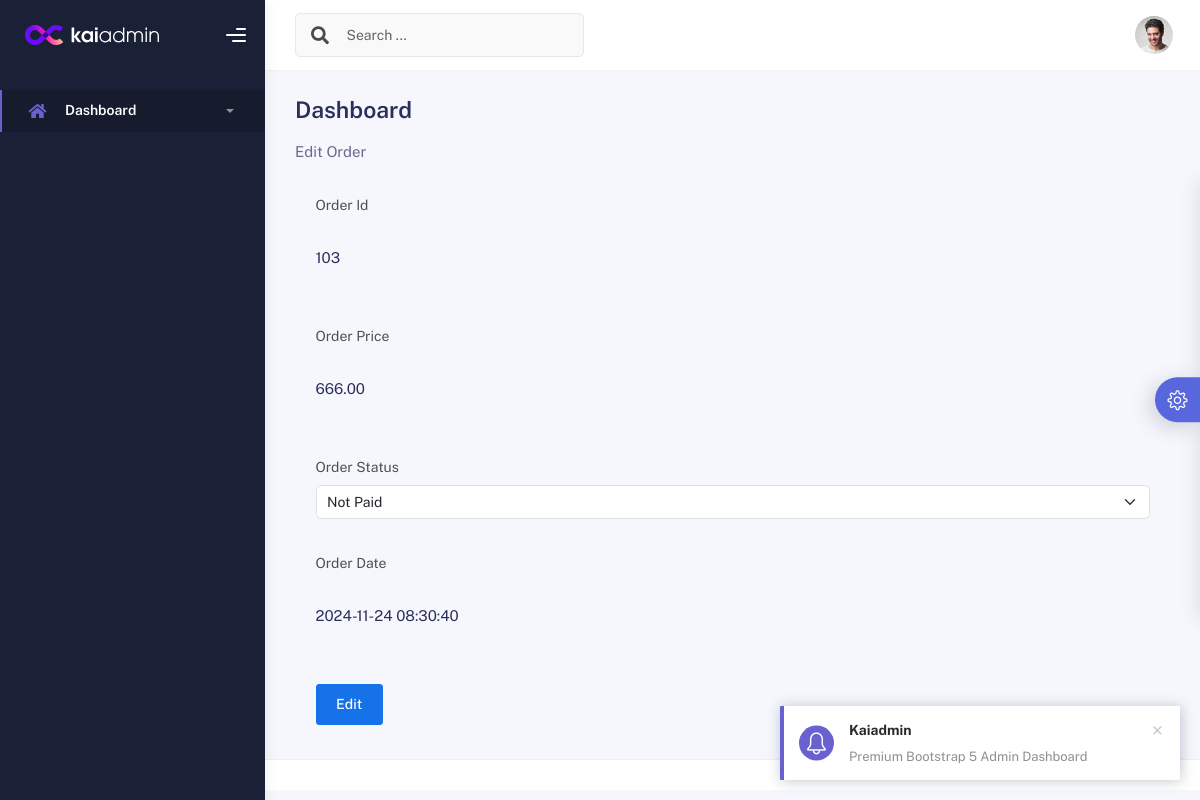
The page /admin/edit_order.php?order_id=103 (signed in) on the database its author committed.
### tables this page shows
CREATE TABLE `orders` (
  `order_id` int(11) NOT NULL,
  `order_cost` decimal(6,2) NOT NULL,
  `order_status` varchar(100) NOT NULL DEFAULT 'on_hold',
  `user_id` int(11) NOT NULL,
  `user_phone` int(11) NOT NULL,
  `user_city` varchar(255) NOT NULL,
  `user_address` varchar(255) NOT NULL,
  `order_date` datetime NOT NULL DEFAULT current_timestamp()
);

### admin/edit_order.php (the view, shortened to what this page needs)
<?php include('header.php'); ?>
<?php
if (isset($_GET['order_id'])) {
    $order_id = $_GET['order_id'];
    $stmt = $conn->prepare("SELECT * FROM orders WHERE order_id = ?");
    $stmt->bind_param('i', $order_id);
    $stmt->execute();
    $order = $stmt->get_result();
} else if(isset($_POST['edit_order'])){
    $order_status = $_POST['order_status'];
    $order_id = $_POST['order_id'];
    $stmt = $conn->prepare("UPDATE orders SET order_status=? WHERE order_id=?");
    $stmt->bind_param('si', $order_status, $order_id);
    if ($stmt->execute()) {
      echo "<script>
              alert('Order has been updated successfully.');
              window.location.href = 'index.php';
            </script>";
      exit;
    } else {
      echo "<script>
              alert('Error occurred, try again.');
              window.location.href = 'index.php';
            </script>";
      exit;
    }
}else{
    header('location: index.php');
    exit;
}
?>
<div class="container">
  <div class="page-inner">
      <h3 class="fw-bold mb-3">Dashboard</h3>
      <h6 class="op-7 mb-2">Edit Order</h6>
      <div class="table-responsive">
          <div class="mx-auto container">
              <form id="edit-order-form" method="POST" action="edit_order.php">
              <?php foreach($order as $r ) { ?>
                 <div class="form-group my-3">
                    <label>Order Id</label>
                    <p class="my-4"><?php echo $r['order_id']; ?></p>
                 </div>
                 <div class="form-group mt-3">
                    <label>Order Price</label>
                    <p class="my-4"><?php echo $r['order_cost']; ?></p>
                 </div>
                 <div class="form-group my-3">
                    <label>Order Status</label>
                    <?php if($r['order_status'] == 'Delivered') { ?>
                        <p class="my-4">Delivered</p>
                        <p style="color: red;">This order has been delivered and cannot be edited.</p>
                    <?php } else { ?>
                        <select class="form-select" required name="order_status">
                            <option value="not paid" <?php echo ($r['order_status'] == 'not paid') ? 'selected' : '';?>>Not Paid</option>
                        </select>
                    <?php } ?>
                 </div>
                 <div class="form-group my-3">
                    <label>Order Date</label>
                    <p class="my-4"><?php echo $r['order_date']; ?></p>
                 </div>
                 <?php if($r['order_status'] != 'Delivered') { ?>
                 <div class="form-group mt-3">
                    <input type="submit" class="btn btn-primary" name="edit_order" value="Edit">
                 </div>
                 <?php } ?>
                    <?php } ?>
              </form>
          </div>
      </div>
  </div>
</div>
        <footer class="footer">
        </footer>
      <div class="custom-template">
        <div class="custom-toggle">
          <i class="icon-settings"></i>
        </div>
      </div>
  </body>
</html>

### admin/assets/css/demo.css (style rules this page uses)
.custom-template { position: fixed; top: 50%; transform: translateY(-50%); right: -325px; width: 325px; height: max-content; display: block; z-index: 1; background: #ffffff; transition: all .3s; z-index: 1003; box-shadow: -1px 1px 20px rgba(69, 65, 78, 0.15); border-top-left-radius: 5px; border-bottom-left-radius: 5px; transition: all .5s; }
.custom-template .custom-toggle { position: absolute; width: 45px; height: 45px; background: #5867dd; top: 50%; left: -45px; transform: translateY(-50%); display: flex; align-items: center; justify-content: center; text-align: center; border-top-left-radius: 30px; border-bottom-left-radius: 30px; cursor: pointer; color: #ffffff; box-shadow: -5px 5px 20px rgba(69, 65, 78, 0.21); }
.custom-template .custom-toggle i { font-size: 20px; animation: 1.3s spin linear infinite; }

### rows shown on the page
orders: order_id "103", order_cost "666.00", order_status "Not Paid", order_date "2024-11-24 08:30:40"
